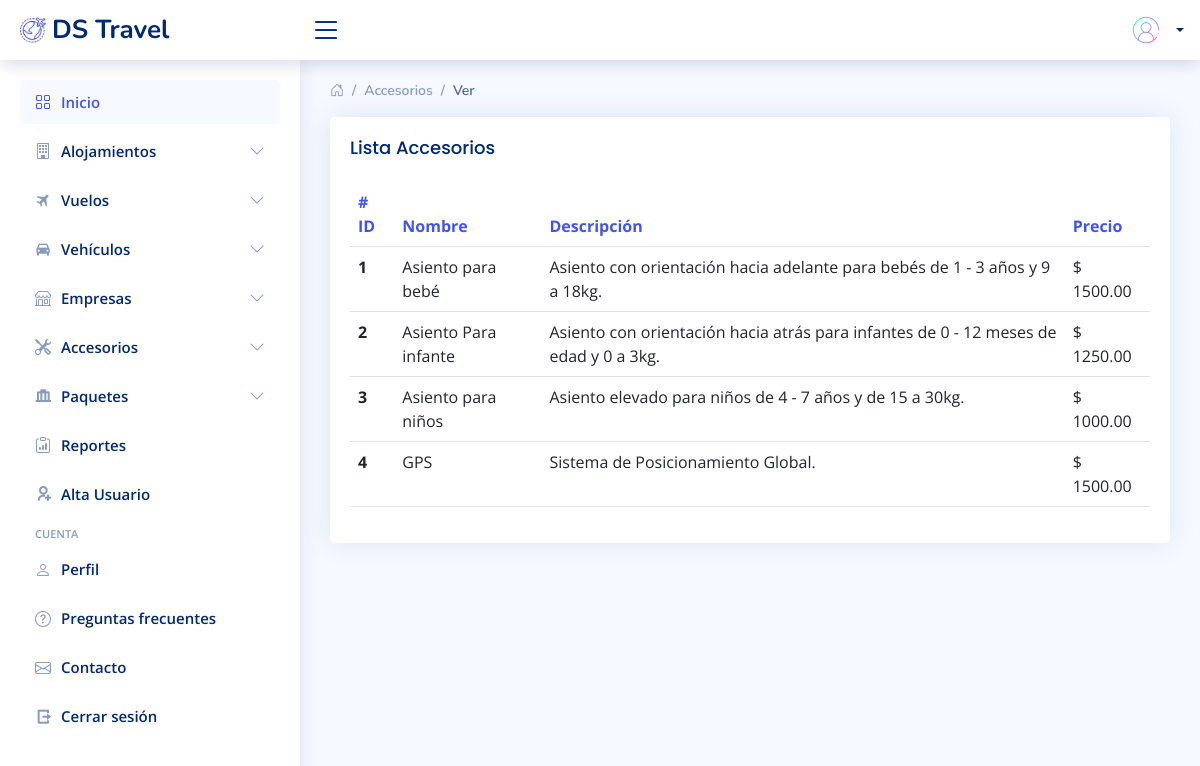
Page /Admin/sistema/tabla-accesorios.php on the committed database.
### tables this page shows
CREATE TABLE `accesorios` (
  `idAccesorio` int(11) NOT NULL,
  `accesorio` varchar(250) NOT NULL,
  `descripcionAccesorio` varchar(250) NOT NULL,
  `precioAccesorio` decimal(10,2) NOT NULL
);

### Admin/sistema/tabla-accesorios.php (the view, shortened to what this page needs)
<?php
include "../conexion.php";
$cmd = mysqli_query($conexion,"SELECT * FROM accesorios");
?>
<!DOCTYPE html>
<html lang="en">
<head>
  <link href="assets/vendor/bootstrap/css/bootstrap.min.css" rel="stylesheet">
  <link href="assets/vendor/bootstrap-icons/bootstrap-icons.css" rel="stylesheet">
  <link href="assets/vendor/boxicons/css/boxicons.min.css" rel="stylesheet">
  <link href="assets/vendor/quill/quill.snow.css" rel="stylesheet">
  <link href="assets/vendor/quill/quill.bubble.css" rel="stylesheet">
  <link href="assets/vendor/remixicon/remixicon.css" rel="stylesheet">
  <link href="assets/vendor/simple-datatables/style.css" rel="stylesheet">
  <link href="assets/css/style.css" rel="stylesheet">
</head>
<body>
  <?php include "includes/header.php"; ?>
  <?php include "includes/Sidebar.php"; ?>
  <main id="main" class="main">
    <div class="pagetitle">
      <nav>
        <ol class="breadcrumb">
          <li class="breadcrumb-item"><a href="home.php"><i class="bi bi-house-door"></i></a></li>
          <li class="breadcrumb-item">Accesorios</li>
          <li class="breadcrumb-item active">Ver</li>
        </ol>
      </nav>
    </div>
    <section class="section">
          <div class="card">
            <div class="card-body">
              <h5 class="card-title">Lista Accesorios</h5>
                  <table class="table table-hover">
                    <thead>
                      <tr>
                        <th scope="col" data-sortable="">
                          <a href="#" class=""># ID</a>
                        </th>
                        <th scope="col" data-sortable="">
                          <a href="#" class="">Nombre</a>
                        </th>
                        <th scope="col" data-sortable="">
                          <a href="#" class="">Descripción</a>
                        </th>
                        <th scope="col" data-sortable="">
                          <a href="#" class="">Precio</a>
                        </th>
                      </tr>
                    </thead>
                    <tbody>
                        <?php while ($accesorios = mysqli_fetch_array($cmd)) {
                        ?>
                      <tr>
                        <th scope="row"><?php echo $accesorios['idAccesorio']; ?></th>
                        <td><?php echo $accesorios['accesorio']; ?></td>
                        <td><?php echo ($accesorios['descripcionAccesorio']); ?></td>
                        <td>$ <?php echo ($accesorios['precioAccesorio']); ?></td>
                        </tr>
                        <?php };?>
                    </tbody>
                  </table>
        </div>
      </div>
    </section>
  </main>
  <?php include "includes/header.php"; ?>
</body>
</html>

### Admin/sistema/assets/css/style.css (style rules this page uses)
:root { scroll-behavior: smooth; }
body { font-family: "Open Sans", sans-serif; background: #f6f9ff; color: #444444; }
a { color: #4154f1; text-decoration: none; }
h1, h2, h3, h4, h5, h6 { font-family: "Nunito", sans-serif; }
#main { margin-top: 60px; padding: 20px 30px; transition: all 0.3s; }
.pagetitle { margin-bottom: 10px; }
.card { margin-bottom: 30px; border: none; border-radius: 5px; box-shadow: 0px 0 30px rgba(1, 41, 112, 0.1); }
.card-title { padding: 20px 0 15px 0; font-size: 18px; font-weight: 500; color: #012970; font-family: "Poppins", sans-serif; }
.card-body { padding: 0 20px 20px 20px; }
.breadcrumb { font-size: 14px; font-family: "Nunito", sans-serif; color: #899bbd; font-weight: 600; }
.breadcrumb a { color: #899bbd; transition: 0.3s; }
.breadcrumb .breadcrumb-item::before { color: #899bbd; }
.breadcrumb .active { color: #51678f; font-weight: 600; }
@media (min-width: 1200px) { #main, #footer { margin-left: 300px; } }

### rows in the picture
accesorios: idAccesorio "1", accesorio "Asiento para bebé", descripcionAccesorio "Asiento con orientación hacia adelante para bebés de 1 - 3 años y 9 a 18kg.", precioAccesorio "1500.00"
accesorios: idAccesorio "2", accesorio "Asiento Para infante", descripcionAccesorio "Asiento con orientación hacia atrás para infantes de 0 - 12 meses de edad y 0 a 3kg.", precioAccesorio "1250.00"
accesorios: idAccesorio "3", accesorio "Asiento para niños", descripcionAccesorio "Asiento elevado para niños de 4 - 7 años y de 15 a 30kg.", precioAccesorio "1000.00"
accesorios: idAccesorio "4", accesorio "GPS", descripcionAccesorio "Sistema de Posicionamiento Global.", precioAccesorio "1500.00"
